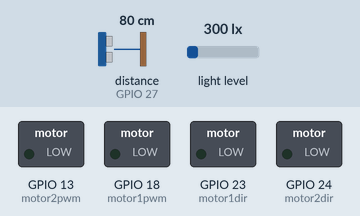
Simulated run of this program. Board: Raspberry Pi (BCM pin numbers). Shown: switched loads named in the program (green lamp = pin HIGH). The test bench sets the inputs (shaded band); at power-on: distance to the obstacle (sensor on GPIO 27) 80 cm, light level 300 lx. The echo pulse lasts 58.3 µs per cm.

Above: at 0.24 s.
Timing chart, 0 to 2.0 s (numbered marks = the images above):
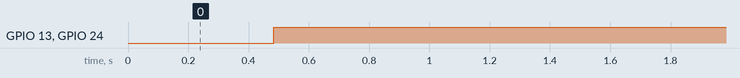

The program:

intakeAndRamp.py
```python
from gpiozero import (
     PWMOutputDevice, DigitalOutputDevice, DistanceSensor
)
from time import sleep
import board, busio, adafruit_tcs34725

#motor 1 = intake, motor 2 = conveyor
motor1pwmpin = 18
motor1dirpin = 23
motor2pwmpin = 13
motor2dirpin = 24

#distance sensor hc-sro4
triggerpin = 17
echopin = 27

#color sensor tcs34725
colori2c = busio.I2C(board.SCL, board.SDA)
colorsensor = adafruit_tcs34725.TCS34725(colori2c)
colorsensor.integration_time = 200
colorsensor.gain = 4

motor1pwm = PWMOutputDevice(motor1pwmpin, frequency=1000, initial_value=0)
motor1dir = DigitalOutputDevice(motor1dirpin, initial_value=0)
motor2pwm = PWMOutputDevice(motor2pwmpin, frequency=1000, initial_value=0)
motor2dir = DigitalOutputDevice(motor2dirpin, initial_value=0)
distsensor = DistanceSensor(echo=echopin, trigger=triggerpin, max_distance=4.0)

#thresholds
distthreshold = 0.05
luxthresholdsort = 60
luxthresholdblank = 40

def setIntake(dir, speed):
     motor1dir.value = dir
     motor1pwm.value = speed

def setConveyor(dir, speed):
     motor2dir.value = dir
     motor2pwm.value = speed

#right for bright clothing, left for dark, keep conveyor going until clothing is gone
def checkColor():
     if colorsensor.lux > luxthresholdsort:
          setConveyor(1, 1.0)
          while colorsensor.lux > luxthresholdblank:
               sleep(1)
          sleep(4) #wait for clothing to be fully deposited into respective laundry net bag
          setConveyor(0, 0)
     else:
          setConveyor(0, 1.0)
          while colorsensor.lux > luxthresholdblank:
               sleep(1)
          sleep(4) #wait for clothing to be fully deposited into respective laundry net bag
          setConveyor(0, 0)

def checkForClothing():
     if distsensor.distance < distthreshold:
          setIntake(1, 1.0)
          while distsensor.distance < distthreshold:
               sleep(1)
          sleep(4) #wait for clothing to be fully intaked
          setIntake(0, 0)

while True:
     checkForClothing()
     if colorsensor.lux > luxthresholdblank:
          checkColor()
     sleep(0.2)
```

Measured:
- by itself, GPIO 13 (motor2pwm), GPIO 24 (motor2dir): LOW → HIGH at 0.48 s
